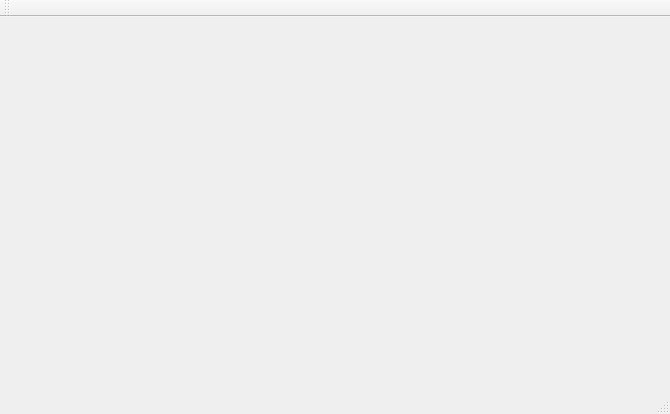
<?xml version="1.0" encoding="UTF-8"?>
<ui version="4.0">
 <class>MainWindow</class>
 <widget class="QMainWindow" name="MainWindow">
  <property name="geometry">
   <rect>
    <x>0</x>
    <y>0</y>
    <width>670</width>
    <height>414</height>
   </rect>
  </property>
  <property name="windowTitle">
   <string>MainWindow</string>
  </property>
  <widget class="QWidget" name="centralWidget">
   <layout class="QVBoxLayout" name="verticalLayout">
    <item>
     <widget class="HeaderWidget" name="header" native="true"/>
    </item>
    <item>
     <spacer name="verticalSpacer">
      <property name="orientation">
       <enum>Qt::Vertical</enum>
      </property>
      <property name="sizeHint" stdset="0">
       <size>
        <width>20</width>
        <height>40</height>
       </size>
      </property>
     </spacer>
    </item>
    <item>
     <widget class="FooterWidget" name="footer" native="true"/>
    </item>
   </layout>
  </widget>
  <widget class="QMenuBar" name="menuBar">
   <property name="geometry">
    <rect>
     <x>0</x>
     <y>0</y>
     <width>670</width>
     <height>22</height>
    </rect>
   </property>
  </widget>
  <widget class="QToolBar" name="mainToolBar">
   <attribute name="toolBarArea">
    <enum>TopToolBarArea</enum>
   </attribute>
   <attribute name="toolBarBreak">
    <bool>false</bool>
   </attribute>
  </widget>
  <widget class="QStatusBar" name="statusBar"/>
 </widget>
 <layoutdefault spacing="6" margin="11"/>
 <customwidgets>
  <customwidget>
   <class>HeaderWidget</class>
   <extends>QWidget</extends>
   <header>HeaderWidget.h</header>
   <container>1</container>
  </customwidget>
  <customwidget>
   <class>FooterWidget</class>
   <extends>QWidget</extends>
   <header>FooterWidget.h</header>
   <container>1</container>
  </customwidget>
 </customwidgets>
 <resources/>
 <connections/>
</ui>
